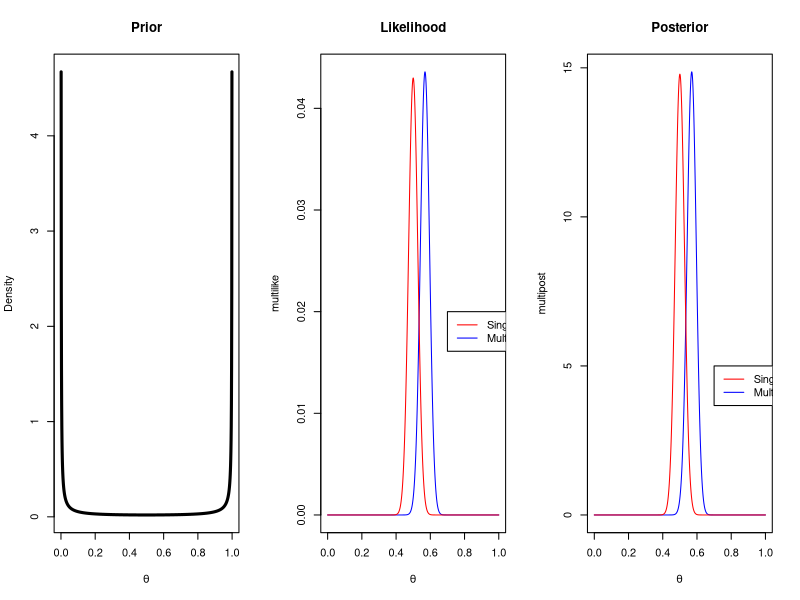
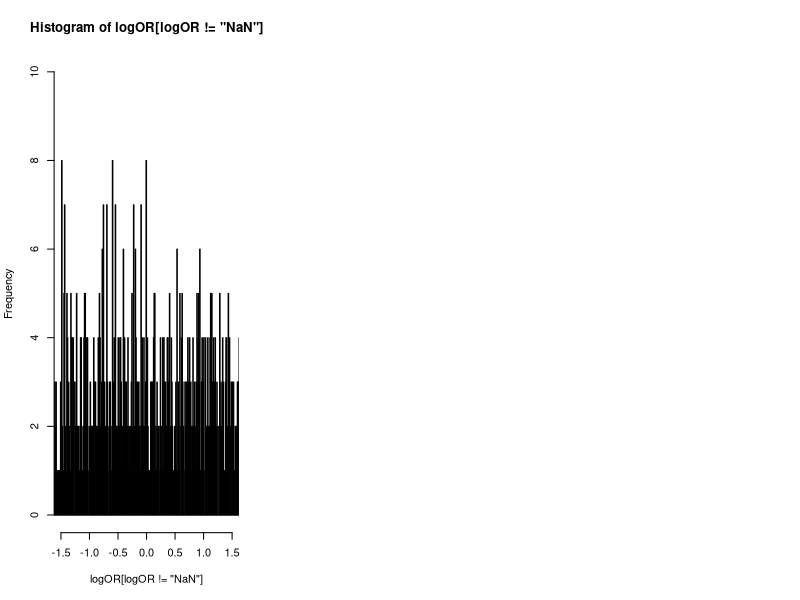

Generate these figures, in order, with R:
## ---- chunk 1
p=seq(0,1,by=0.001)
prior=dbeta(p,0.01,0.01)
like=dbinom(x=172,size=344,prob=p)
post=dbeta(p,0.01+172,0.01+344-172)



p=seq(0,1,by=0.001)
prior=dbeta(p,0.01,0.01)
multilike=dbinom(x=194,size=341,prob=p)
multipost=dbeta(p,0.01+194,0.01+341-194)


par(mfrow=c(1,3))
plot(p,prior,type="l",ylab="Density",lty=1,lwd=3,xlab = expression(theta),main="Prior")


plot(p,multilike,type="l",col="blue",xlab=expression(theta),main="Likelihood")

lines(p,like,col="red")

legend(0.7,0.02,c("Single","Multi"),lty=c(1,1),col=c("red","blue"))


plot(p,multipost,type="l",col="blue",xlab=expression(theta),main="Posterior")
lines(p,post,type="l",col="red")
legend(0.7,5,c("Single","Multi"),lty=c(1,1),col=c("red","blue"))

## ---- chunk 2

probdeath.single=rbeta(100000,1,0.01,0.01)
problife.single=1-probdeath.single

probdeath.multi=rbeta(100000,1,0.01,.01)
problife.multi=1-probdeath.multi


logOR=log((probdeath.single/probdeath.multi)/(problife.single/problife.multi))



## ---- chunk 3
hist(logOR[logOR!="NaN"],xlim=c(-1.5,1.5),breaks = 10000)
